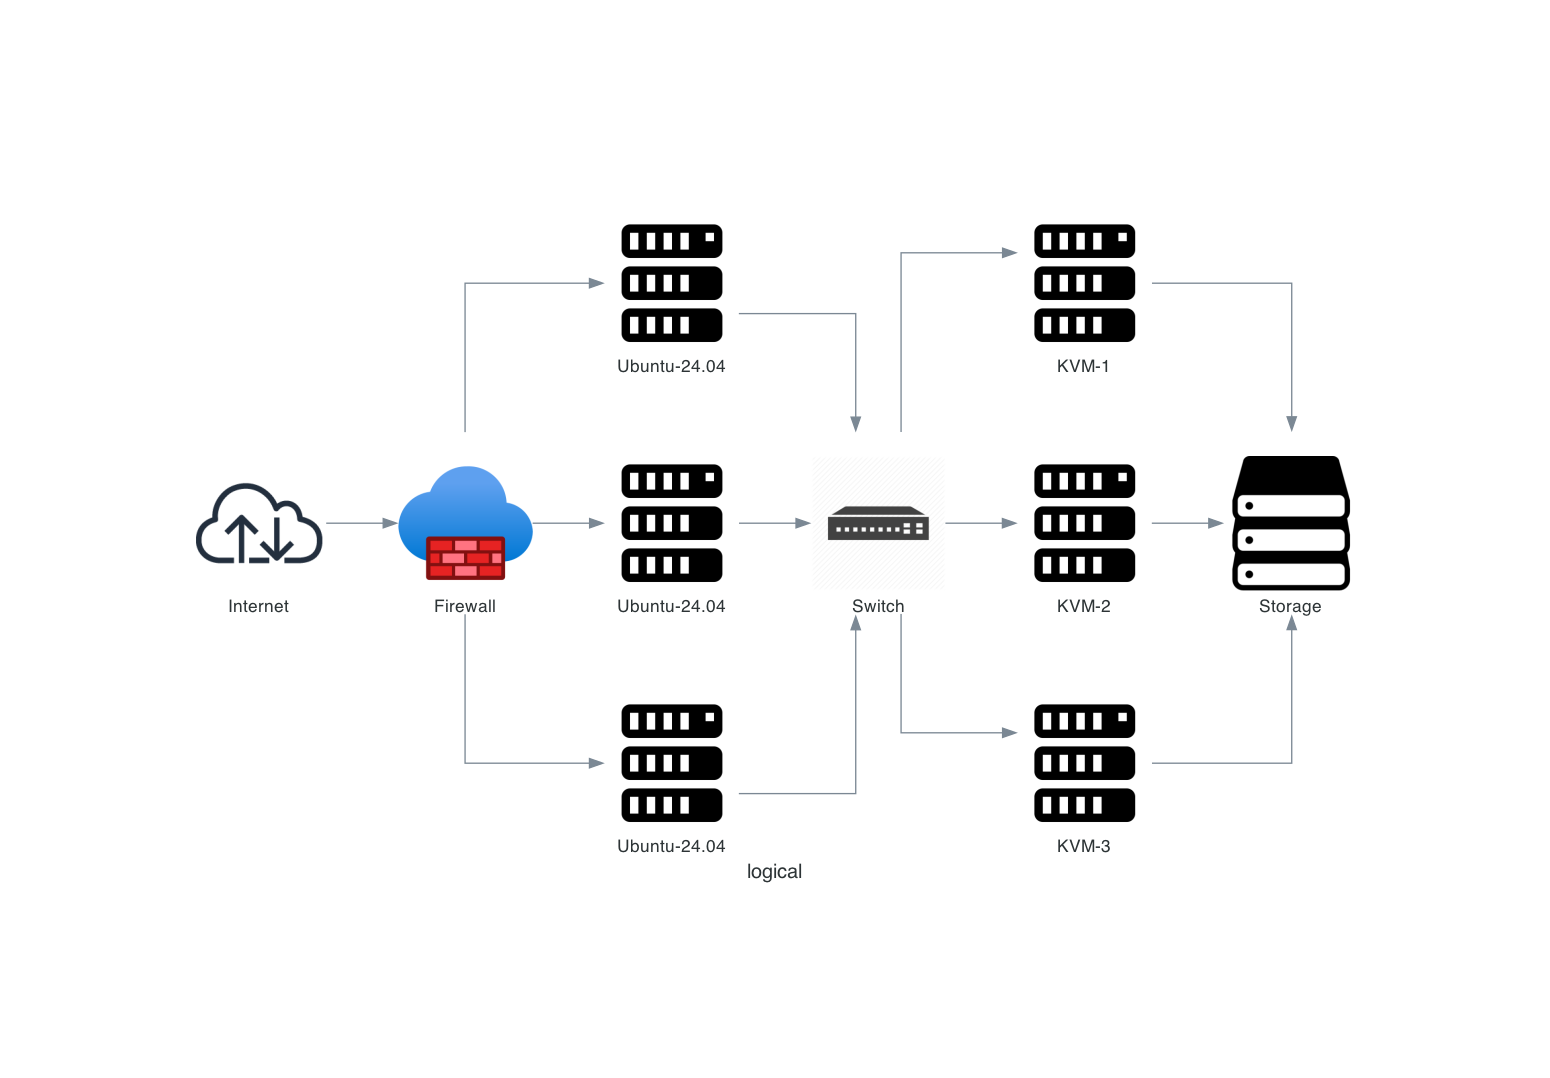

The Python source for this figure:
from diagrams import Diagram
from diagrams.azure.network import Firewall
from diagrams.onprem.network import Internet
from diagrams.onprem.compute import Server
from diagrams.generic.network import Router
from diagrams.generic.network import Switch
from diagrams.generic.storage import Storage

with Diagram("logical", show=True):
    inet = Internet("Internet")
    fw = Firewall("Firewall")
    s1 = Server("Ubuntu-24.04")
    s2 = Server("Ubuntu-24.04")
    s3 = Server("Ubuntu-24.04")

    # Additional standalone servers
    switch = Switch("Switch")
    s4 = Server("KVM-1")
    s5 = Server("KVM-2")
    s6 = Server("KVM-3")
    storage = Storage("Storage")

    inet >> fw >> [s1, s2, s3]
    [s1, s2, s3] >> switch
    switch >> [s4, s5, s6]
    [s4, s5, s6] >> storage
